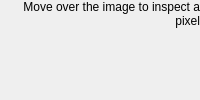
<?xml version="1.0" encoding="UTF-8"?>
<ui version="4.0">
 <class>ImageView</class>
 <widget class="QWidget" name="ImageView">
  <layout class="QVBoxLayout" name="form_layout">
   <property name="leftMargin">
    <number>0</number>
   </property>
   <property name="topMargin">
    <number>0</number>
   </property>
   <property name="rightMargin">
    <number>0</number>
   </property>
   <property name="bottomMargin">
    <number>0</number>
   </property>
   <item>
    <layout class="QHBoxLayout" name="form_header" stretch="1">
     <item>
      <widget class="QLabel" name="readout">
       <property name="alignment">
        <set>Qt::AlignRight</set>
       </property>
       <property name="text">
        <string>Move over the image to inspect a pixel</string>
       </property>
       <property name="wordWrap">
        <bool>true</bool>
       </property>
      </widget>
     </item>
    </layout>
   </item>
  </layout>
 </widget>
 <resources />
 <connections />
</ui>
